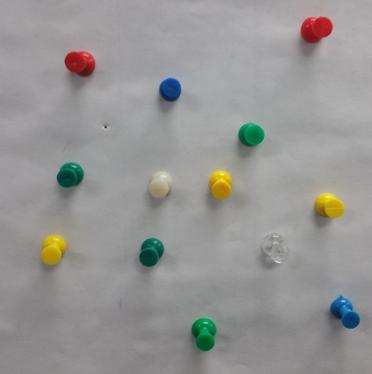
%> input picture ipsingh hw0/Output/TestImgResized.jpg, 372 x 374 px
$ octave Assignment_0.m   (GNU Octave 9; MATLAB toolbox functions it lacks are replaced by stand-ins)
%> lines starting %> are read from the running program, lines starting %| are printed output that depends on the picture; in (x1, y1, x2, y2) boxes, pixels count from 0 and x2, y2 are one past the last pixel; in counts of white or black regions, pixels touching at a corner belong together; the program's own positions count from 1
I=imread('TestImgResized.jpg');
%> I is the input picture: size 374x372x3 uint8; mean R, G, B 150.4, 149.8, 148.3
I=im2double(I);
%> I: size 374x372x3 double
[R C P ]= size(I);
%> R = 374; C = 372; P = 3
%I= imgaussfilt(I,3);
IR= I(:,:,1);
IG= I(:,:,2);
IB= I(:,:,3);
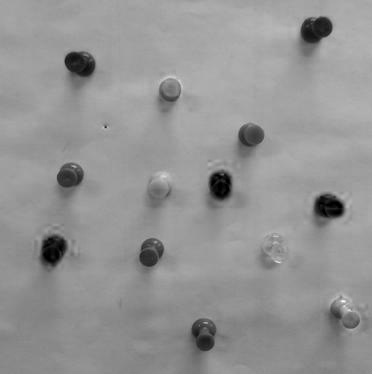
%> IB: size 374x372 double; min 0, max 1, mean 0.582
IBR= imbinarize(IR,graythresh(IR));
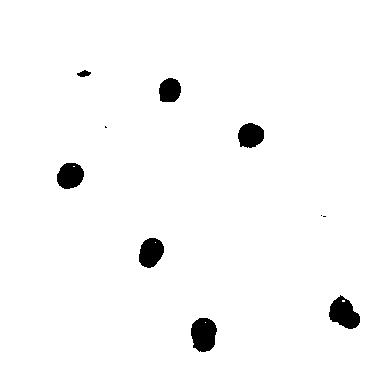
%> IBR: size 374x372 logical; 97.5% white; 10 black regions (3 under 20 px), largest, box (x1, y1, x2, y2) and area: (191, 318, 217, 352) 703, (329, 295, 360, 329) 672, (139, 238, 164, 268) 567
IBG= imbinarize(IG,graythresh(IG));
%> IBG: size 374x372 logical; 95.8% white; 27 black regions (14 under 20 px), largest, box (x1, y1, x2, y2) and area: (300, 17, 333, 56) 845, (64, 51, 96, 88) 816, (325, 296, 360, 339) 797
IBB= imbinarize(IB,graythresh(IB));
%> IBB: size 374x372 logical; 95.5% white; 22 black regions (8 under 20 px), largest, box (x1, y1, x2, y2) and area: (39, 234, 68, 272) 744, (190, 319, 216, 356) 733, (301, 17, 332, 47) 695
IBinary=imcomplement(IBR&IBG&IBB);
%> IBinary: size 374x372 logical; 5.9% white; 23 white regions (9 under 20 px), largest, box (x1, y1, x2, y2) and area: (188, 318, 217, 364) 908, (325, 295, 360, 339) 882, (300, 17, 333, 56) 845
% IBinary is the binary Image%
IClean= bwareaopen(IBinary,1);
se=strel('disk',9,0);
Imorph= imopen(IClean,se);
%> Imorph: size 374x372 logical; 4.9% white; 11 white regions, largest, box (x1, y1, x2, y2) and area: (64, 51, 96, 84) 758, (39, 234, 68, 269) 713, (300, 17, 333, 48) 707
imshow(Imorph);%Imorph is morphed image with colored object only%
[labels,numLabels]= bwlabel(Imorph);
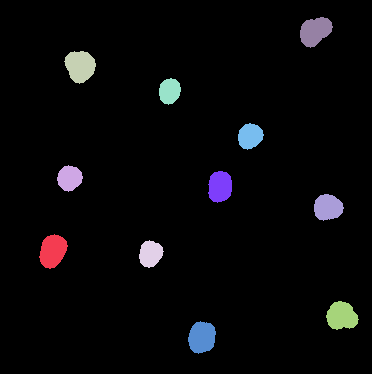
%> labels: size 374x372 double; 12 distinct labels, from 0 to 11; one colour per label, 0 black
%> numLabels = 11
disp(['Total Number of Colored object : ' num2str(numLabels)]);
%| Total Number of Colored object : 11
%%Finding the individual color object%%
RL=zeros(R,C);
GL=zeros(R,C);
BL=zeros(R,C);
for i=1:numLabels
    RL(labels==i)=median(IR(labels==i));
    GL(labels==i)=median(IG(labels==i));
    BL(labels==i)=median(IB(labels==i));
end
%> this loop made 11 passes
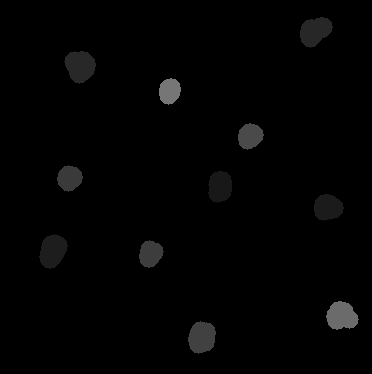
%> BL: size 374x372 double; min 0, max 0.463, mean 0.0108
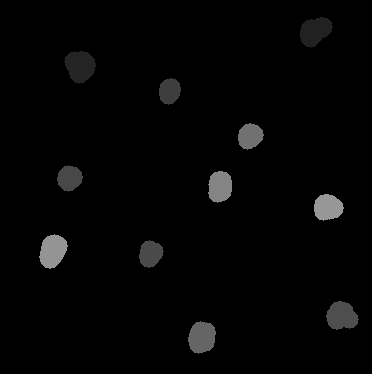
%> GL: size 374x372 double; min 0, max 0.592, mean 0.0173
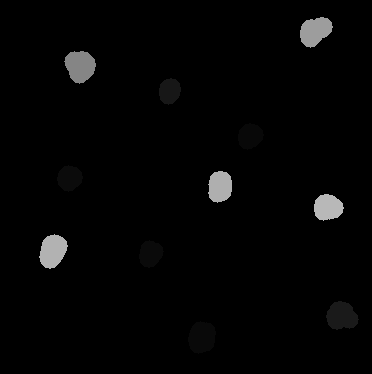
%> RL: size 374x372 double; min 0, max 0.722, mean 0.0172
IL=cat(3,RL,GL,BL);
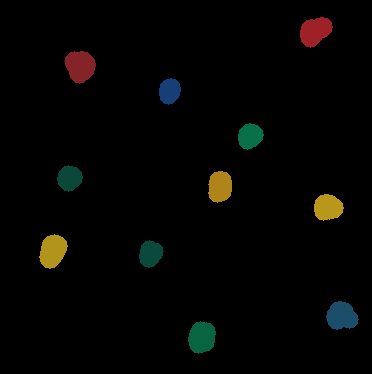
%> IL: size 374x372x3 double; mean R, G, B 0.0172, 0.0173, 0.0108
imshow(IL)
L1=bwlabel(RL);
%converting to LAB color space%%
%> (the run ends here)
